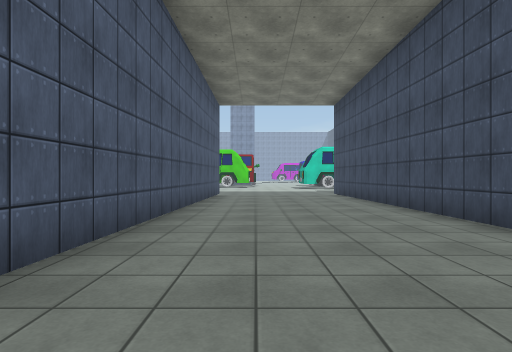
view 1 (above)

24 first-person views from a walk through a Unity game level. The camera is 1.3 m above the floor, looks level and sees 80° across. The floor is counted in squares, 2 m on a side. Each view is taken from the middle of a square. On the plan, view 1 faces up. The plan holds only what a view shows up to about 10 squares ahead; the rest is blank. The place goes on beyond the plan. The player is left out. Surface patterns are stand-ins for the level's own textures.

view 2
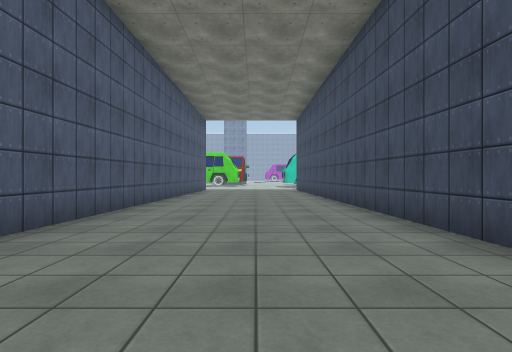

view 3
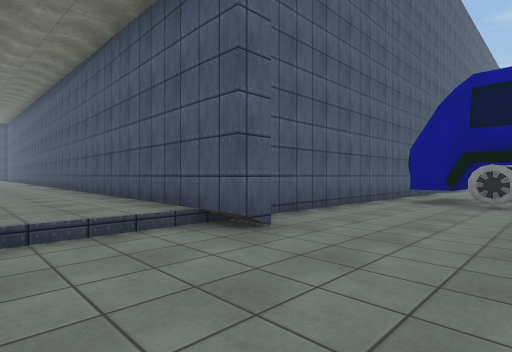

view 4
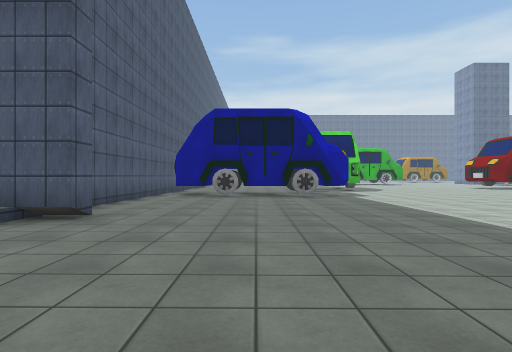

view 5
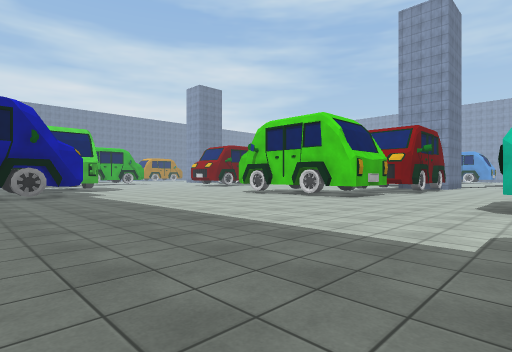

view 6
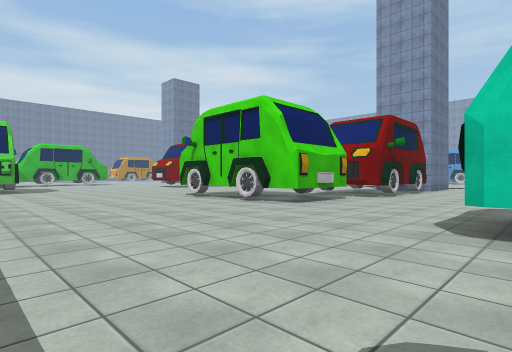

view 7
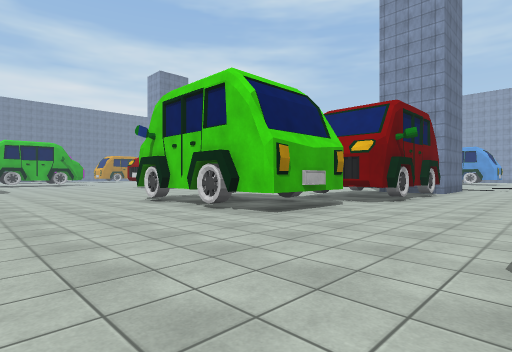

view 8
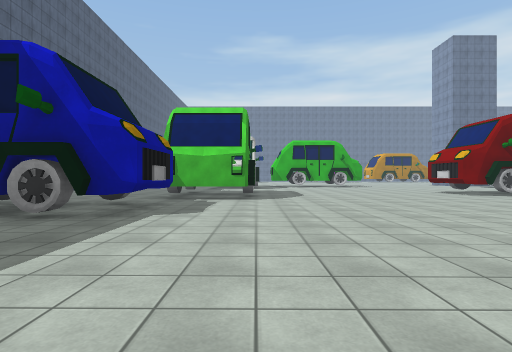

view 9
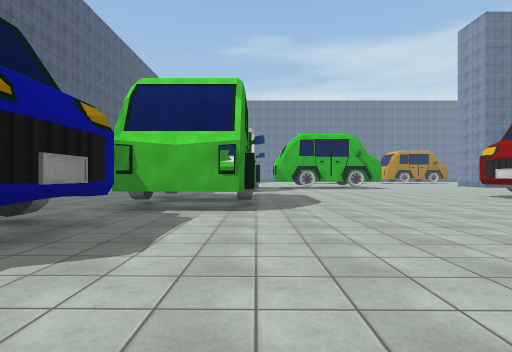

view 10
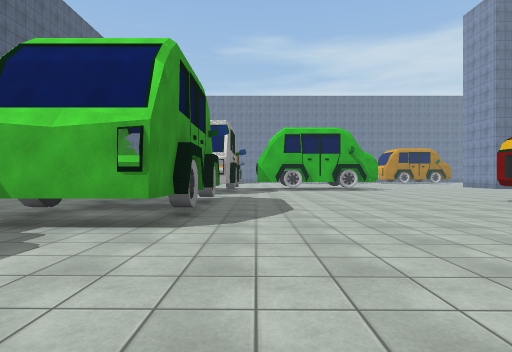

view 11
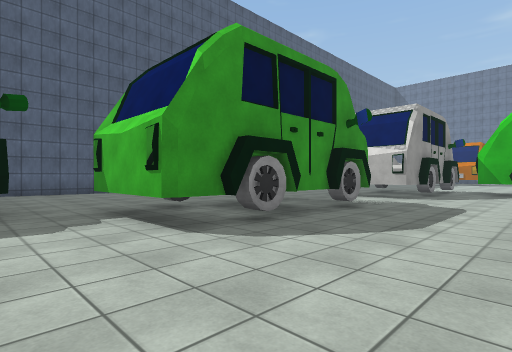

view 12
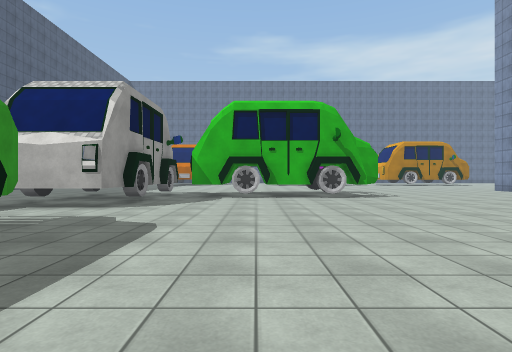

view 13
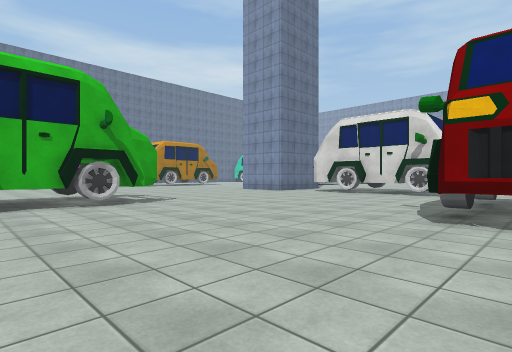

view 14
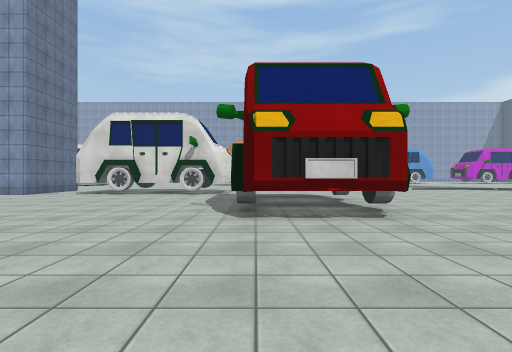

view 15
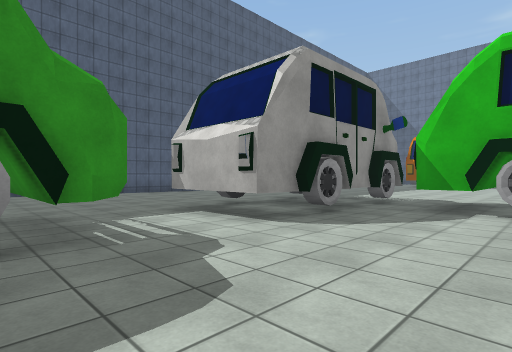

view 16
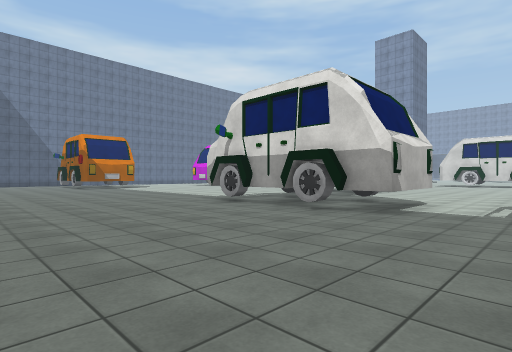

view 17
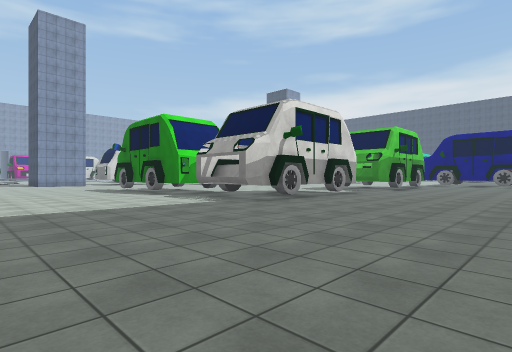

view 18
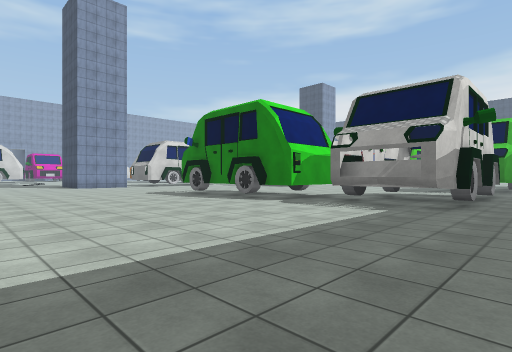

view 19
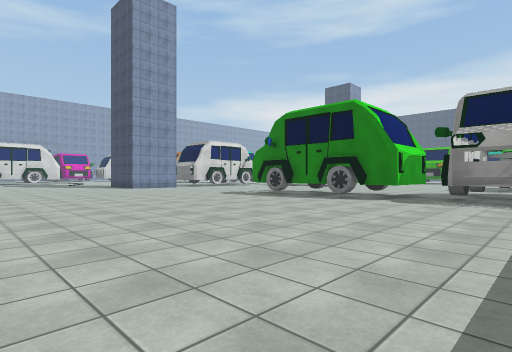

view 20
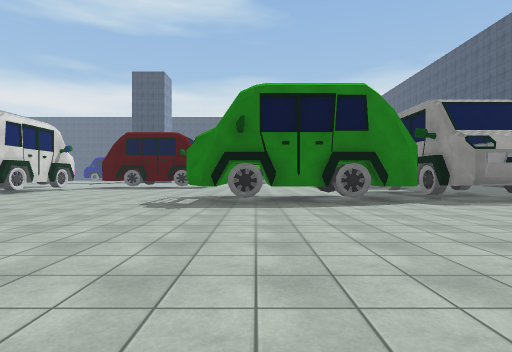

view 21
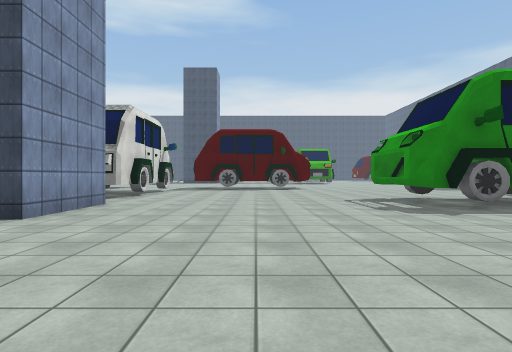

view 22
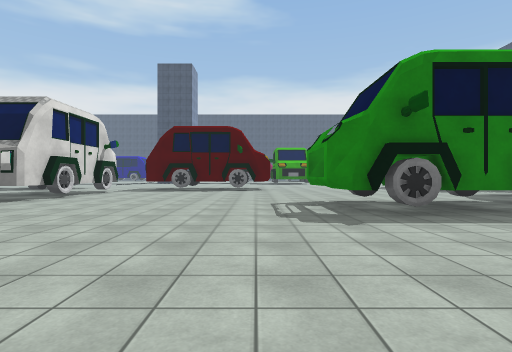

view 23
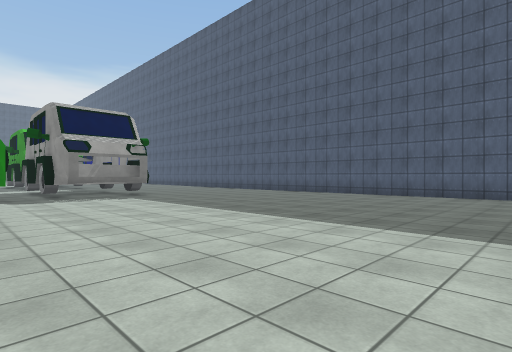

view 24
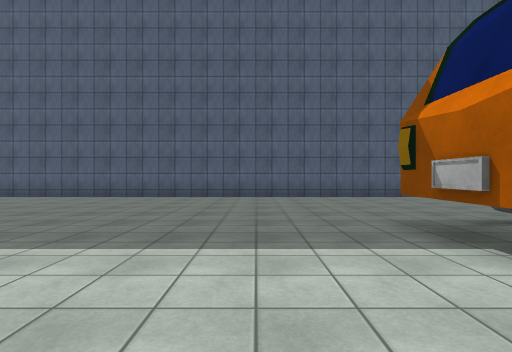

### Floor plan
Key: @ floor where view 1 was taken; # wall or solid block; . main floor; : floor 0.5 m higher than the main floor; ^ raised ledge; T thing the floor can be seen under or through.
Columns run from 36 left of view 1 to 4 right of it. Each row starts with its distance up from view 1.
 32          ............     ...
 31         .............   .....        ..
 30        ..............   .....       #..
 29      ................  ^....        ...
 28      ................###...         #..
 27      ................###..         ##..
 26      ......................       ......
 25      .......####............      ##....
 24      .......####.............     ##....
 23      ........^ #..............######....
 22     ........####........................
 21    .........####........................#
 20    ..........##..........................
 19    ..........###TT.....##................
 18    #.........##  TT.#####^...............
 17    #.........##^TTT.##  #^.###...........
 16    #...................##..###...........
 15  ..........................###...........
 14 ...........................# #...........
 13 ...........................###.........
 12 .....................  .... ##........
 11 .............  ......   ..........#...
 10 ##############          ###########::::#
  9                                   #::::#
  8                                   #::::#
  7                                   #::::#
  6                                   #::::#
  5                                   #::::#
  4                                   #::::#
  3                                   #::::##
  2                                   #:::::#
  1                                   #:::::#
  0                                   #:@:::#
 -1                                    :::::
 -2                                     :::
 -3                                      :

Positions as (right, up) in squares from view 1, and headings:
1: (0, 0), facing up
2: (1, -3), facing up
3: (1, 14), facing down-left
4: (3, 14), facing left
5: (4, 14), facing up-left
6: (4, 17), facing up-left
7: (3, 19), facing up-left
8: (-2, 19), facing left
9: (-5, 19), facing left
10: (-7, 20), facing left
11: (-9, 22), facing down-left
12: (-12, 22), facing left
13: (-14, 22), facing up-left
14: (-15, 22), facing up
15: (-15, 22), facing down-left
16: (-16, 11), facing up-left
17: (-29, 11), facing up-right
18: (-30, 15), facing up-right
19: (-32, 17), facing up-right
20: (-31, 24), facing right
21: (-30, 29), facing right
22: (-29, 27), facing right
23: (-33, 21), facing down-right
24: (-31, 20), facing down
